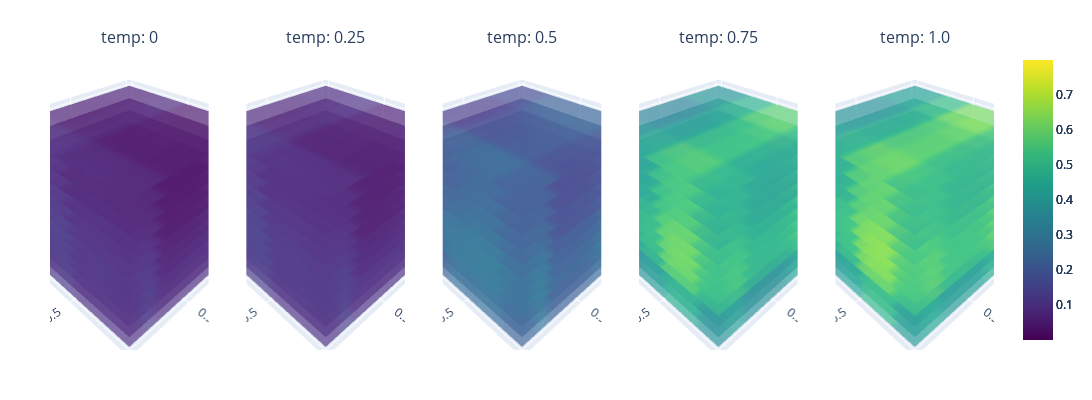

The notebook cell saved with this chart:
### Code cell
import numpy as np
from sklearn.ensemble import RandomForestRegressor
from scipy.stats import norm
def BO_rf_loop():
    rf = RandomForestRegressor(n_estimators=100, random_state=42)
    num_iterations = 45

    # Ensure numpy inputs
    X_train = nx_train.numpy() if isinstance(nx_train, torch.Tensor) else nx_train
    Y_train = y_train.numpy() if isinstance(y_train, torch.Tensor) else y_train
    Yvar_train = y_train_var.numpy() if isinstance(y_train_var, torch.Tensor) else y_train_var

    store_model = []

    for iteration in range(num_iterations):
        rf.fit(X_train, Y_train)

        all_preds = np.stack([tree.predict(x_all) for tree in rf.estimators_], axis=0)
        mean_pred = np.mean(all_preds, axis=0)
        std_pred = np.std(all_preds, axis=0)

        best_y = np.max(Y_train)
        sigma = std_pred
        with np.errstate(divide='warn'):
            Z = (mean_pred - best_y) / (sigma + 1e-9)
            ei = (mean_pred - best_y) * norm.cdf(Z) + sigma * norm.pdf(Z)
            ei[sigma == 0.0] = 0.0

        next_idx = np.argmax(ei)
        next_x = x_all[next_idx]
        next_nx = nx_all[next_idx]

        next_y = y_all[next_idx].item()
        next_yvar = yvar_all[next_idx].item()

        X_train = np.vstack([X_train, next_nx])
        Y_train = np.append(Y_train, next_y)
        Yvar_train = np.append(Yvar_train, next_yvar)

        store_model.append(rf)


    return rf, X_train, Y_train, Yvar_train

rf_model = Models(x_train=nx_train, y_train=y_train, y_train_var=y_train_var, bounds=original_bounds, batch_size=batch_size, objective=query)
rf_modelBO, train_nxBO_rf, train_yBO_rf, train_yvarBO_rf = BO_rf_loop()

variable_combinations = [('time', 'sulf', 'anly'), ('theta', 'r', 't'), ('n', 't', 'theta')]
plotting = Plotting(rf_modelBO, variable_combinations=variable_combinations, select='RandomForest')
combination = variable_combinations[0]
minmax = [y_train.min(), y_train.max()]
plotting.sliced_plotting(combination, minmax)

### Figure 1 — Plotly figure (JSON) as saved in the notebook; plotly's stock layout.template omitted (floating-point values rounded to 4 significant figures; data arrays with more than 128 entries replaced by an {"elided": "..."} marker saying what was removed)
{"data": [{"cmax": 0.7988, "cmin": 0.0004936, "colorscale": [[0, "#440154"], [0.1111, "#482878"], [0.2222, "#3e4989"], [0.3333, "#31688e"], [0.4444, "#26828e"], [0.5556, "#1f9e89"], [0.6667, "#35b779"], [0.7778, "#6ece58"], [0.8889, "#b5de2b"], [1, "#fde725"]], "opacity": 0.7, "scene": "scene", "showscale": true, "surfacecolor": {"elided": "20x20 float values"}, "type": "surface", "x": {"elided": "20x20 float values"}, "y": {"elided": "20x20 float values"}, "z": {"elided": "20x20 float values"}}, {"cmax": 0.7988, "cmin": 0.0004936, "colorscale": [[0, "#440154"], [0.1111, "#482878"], [0.2222, "#3e4989"], [0.3333, "#31688e"], [0.4444, "#26828e"], [0.5556, "#1f9e89"], [0.6667, "#35b779"], [0.7778, "#6ece58"], [0.8889, "#b5de2b"], [1, "#fde725"]], "opacity": 0.7, "scene": "scene2", "showscale": true, "surfacecolor": {"elided": "20x20 float values"}, "type": "surface", "x": {"elided": "20x20 float values"}, "y": {"elided": "20x20 float values"}, "z": {"elided": "20x20 float values"}}, {"cmax": 0.7988, "cmin": 0.0004936, "colorscale": [[0, "#440154"], [0.1111, "#482878"], [0.2222, "#3e4989"], [0.3333, "#31688e"], [0.4444, "#26828e"], [0.5556, "#1f9e89"], [0.6667, "#35b779"], [0.7778, "#6ece58"], [0.8889, "#b5de2b"], [1, "#fde725"]], "opacity": 0.7, "scene": "scene3", "showscale": true, "surfacecolor": {"elided": "20x20 float values"}, "type": "surface", "x": {"elided": "20x20 float values"}, "y": {"elided": "20x20 float values"}, "z": {"elided": "20x20 float values"}}, {"cmax": 0.7988, "cmin": 0.0004936, "colorscale": [[0, "#440154"], [0.1111, "#482878"], [0.2222, "#3e4989"], [0.3333, "#31688e"], [0.4444, "#26828e"], [0.5556, "#1f9e89"], [0.6667, "#35b779"], [0.7778, "#6ece58"], [0.8889, "#b5de2b"], [1, "#fde725"]], "opacity": 0.7, "scene": "scene4", "showscale": true, "surfacecolor": {"elided": "20x20 float values"}, "type": "surface", "x": {"elided": "20x20 float values"}, "y": {"elided": "20x20 float values"}, "z": {"elided": "20x20 float values"}}, {"cmax": 0.7988, "cmin": 0.0004936, "colorscale": [[0, "#440154"], [0.1111, "#482878"], [0.2222, "#3e4989"], [0.3333, "#31688e"], [0.4444, "#26828e"], [0.5556, "#1f9e89"], [0.6667, "#35b779"], [0.7778, "#6ece58"], [0.8889, "#b5de2b"], [1, "#fde725"]], "opacity": 0.7, "scene": "scene5", "showscale": true, "surfacecolor": {"elided": "20x20 float values"}, "type": "surface", "x": {"elided": "20x20 float values"}, "y": {"elided": "20x20 float values"}, "z": {"elided": "20x20 float values"}}, {"cmax": 0.7988, "cmin": 0.0004936, "colorscale": [[0, "#440154"], [0.1111, "#482878"], [0.2222, "#3e4989"], [0.3333, "#31688e"], [0.4444, "#26828e"], [0.5556, "#1f9e89"], [0.6667, "#35b779"], [0.7778, "#6ece58"], [0.8889, "#b5de2b"], [1, "#fde725"]], "opacity": 0.7, "scene": "scene", "showscale": false, "surfacecolor": {"elided": "20x20 float values"}, "type": "surface", "x": {"elided": "20x20 float values"}, "y": {"elided": "20x20 float values"}, "z": {"elided": "20x20 float values"}}, {"cmax": 0.7988, "cmin": 0.0004936, "colorscale": [[0, "#440154"], [0.1111, "#482878"], [0.2222, "#3e4989"], [0.3333, "#31688e"], [0.4444, "#26828e"], [0.5556, "#1f9e89"], [0.6667, "#35b779"], [0.7778, "#6ece58"], [0.8889, "#b5de2b"], [1, "#fde725"]], "opacity": 0.7, "scene": "scene2", "showscale": false, "surfacecolor": {"elided": "20x20 float values"}, "type": "surface", "x": {"elided": "20x20 float values"}, "y": {"elided": "20x20 float values"}, "z": {"elided": "20x20 float values"}}, {"cmax": 0.7988, "cmin": 0.0004936, "colorscale": [[0, "#440154"], [0.1111, "#482878"], [0.2222, "#3e4989"], [0.3333, "#31688e"], [0.4444, "#26828e"], [0.5556, "#1f9e89"], [0.6667, "#35b779"], [0.7778, "#6ece58"], [0.8889, "#b5de2b"], [1, "#fde725"]], "opacity": 0.7, "scene": "scene3", "showscale": false, "surfacecolor": {"elided": "20x20 float values"}, "type": "surface", "x": {"elided": "20x20 float values"}, "y": {"elided": "20x20 float values"}, "z": {"elided": "20x20 float values"}}, {"cmax": 0.7988, "cmin": 0.0004936, "colorscale": [[0, "#440154"], [0.1111, "#482878"], [0.2222, "#3e4989"], [0.3333, "#31688e"], [0.4444, "#26828e"], [0.5556, "#1f9e89"], [0.6667, "#35b779"], [0.7778, "#6ece58"], [0.8889, "#b5de2b"], [1, "#fde725"]], "opacity": 0.7, "scene": "scene4", "showscale": false, "surfacecolor": {"elided": "20x20 float values"}, "type": "surface", "x": {"elided": "20x20 float values"}, "y": {"elided": "20x20 float values"}, "z": {"elided": "20x20 float values"}}, {"cmax": 0.7988, "cmin": 0.0004936, "colorscale": [[0, "#440154"], [0.1111, "#482878"], [0.2222, "#3e4989"], [0.3333, "#31688e"], [0.4444, "#26828e"], [0.5556, "#1f9e89"], [0.6667, "#35b779"], [0.7778, "#6ece58"], [0.8889, "#b5de2b"], [1, "#fde725"]], "opacity": 0.7, "scene": "scene5", "showscale": false, "surfacecolor": {"elided": "20x20 float values"}, "type": "surface", "x": {"elided": "20x20 float values"}, "y": {"elided": "20x20 float values"}, "z": {"elided": "20x20 float values"}}, {"cmax": 0.7988, "cmin": 0.0004936, "colorscale": [[0, "#440154"], [0.1111, "#482878"], [0.2222, "#3e4989"], [0.3333, "#31688e"], [0.4444, "#26828e"], [0.5556, "#1f9e89"], [0.6667, "#35b779"], [0.7778, "#6ece58"], [0.8889, "#b5de2b"], [1, "#fde725"]], "opacity": 0.7, "scene": "scene", "showscale": false, "surfacecolor": {"elided": "20x20 float values"}, "type": "surface", "x": {"elided": "20x20 float values"}, "y": {"elided": "20x20 float values"}, "z": {"elided": "20x20 float values"}}, {"cmax": 0.7988, "cmin": 0.0004936, "colorscale": [[0, "#440154"], [0.1111, "#482878"], [0.2222, "#3e4989"], [0.3333, "#31688e"], [0.4444, "#26828e"], [0.5556, "#1f9e89"], [0.6667, "#35b779"], [0.7778, "#6ece58"], [0.8889, "#b5de2b"], [1, "#fde725"]], "opacity": 0.7, "scene": "scene2", "showscale": false, "surfacecolor": {"elided": "20x20 float values"}, "type": "surface", "x": {"elided": "20x20 float values"}, "y": {"elided": "20x20 float values"}, "z": {"elided": "20x20 float values"}}, {"cmax": 0.7988, "cmin": 0.0004936, "colorscale": [[0, "#440154"], [0.1111, "#482878"], [0.2222, "#3e4989"], [0.3333, "#31688e"], [0.4444, "#26828e"], [0.5556, "#1f9e89"], [0.6667, "#35b779"], [0.7778, "#6ece58"], [0.8889, "#b5de2b"], [1, "#fde725"]], "opacity": 0.7, "scene": "scene3", "showscale": false, "surfacecolor": {"elided": "20x20 float values"}, "type": "surface", "x": {"elided": "20x20 float values"}, "y": {"elided": "20x20 float values"}, "z": {"elided": "20x20 float values"}}, {"cmax": 0.7988, "cmin": 0.0004936, "colorscale": [[0, "#440154"], [0.1111, "#482878"], [0.2222, "#3e4989"], [0.3333, "#31688e"], [0.4444, "#26828e"], [0.5556, "#1f9e89"], [0.6667, "#35b779"], [0.7778, "#6ece58"], [0.8889, "#b5de2b"], [1, "#fde725"]], "opacity": 0.7, "scene": "scene4", "showscale": false, "surfacecolor": {"elided": "20x20 float values"}, "type": "surface", "x": {"elided": "20x20 float values"}, "y": {"elided": "20x20 float values"}, "z": {"elided": "20x20 float values"}}, {"cmax": 0.7988, "cmin": 0.0004936, "colorscale": [[0, "#440154"], [0.1111, "#482878"], [0.2222, "#3e4989"], [0.3333, "#31688e"], [0.4444, "#26828e"], [0.5556, "#1f9e89"], [0.6667, "#35b779"], [0.7778, "#6ece58"], [0.8889, "#b5de2b"], [1, "#fde725"]], "opacity": 0.7, "scene": "scene5", "showscale": false, "surfacecolor": {"elided": "20x20 float values"}, "type": "surface", "x": {"elided": "20x20 float values"}, "y": {"elided": "20x20 float values"}, "z": {"elided": "20x20 float values"}}, {"cmax": 0.7988, "cmin": 0.0004936, "colorscale": [[0, "#440154"], [0.1111, "#482878"], [0.2222, "#3e4989"], [0.3333, "#31688e"], [0.4444, "#26828e"], [0.5556, "#1f9e89"], [0.6667, "#35b779"], [0.7778, "#6ece58"], [0.8889, "#b5de2b"], [1, "#fde725"]], "opacity": 0.7, "scene": "scene", "showscale": false, "surfacecolor": {"elided": "20x20 float values"}, "type": "surface", "x": {"elided": "20x20 float values"}, "y": {"elided": "20x20 float values"}, "z": {"elided": "20x20 float values"}}, {"cmax": 0.7988, "cmin": 0.0004936, "colorscale": [[0, "#440154"], [0.1111, "#482878"], [0.2222, "#3e4989"], [0.3333, "#31688e"], [0.4444, "#26828e"], [0.5556, "#1f9e89"], [0.6667, "#35b779"], [0.7778, "#6ece58"], [0.8889, "#b5de2b"], [1, "#fde725"]], "opacity": 0.7, "scene": "scene2", "showscale": false, "surfacecolor": {"elided": "20x20 float values"}, "type": "surface", "x": {"elided": "20x20 float values"}, "y": {"elided": "20x20 float values"}, "z": {"elided": "20x20 float values"}}, {"cmax": 0.7988, "cmin": 0.0004936, "colorscale": [[0, "#440154"], [0.1111, "#482878"], [0.2222, "#3e4989"], [0.3333, "#31688e"], [0.4444, "#26828e"], [0.5556, "#1f9e89"], [0.6667, "#35b779"], [0.7778, "#6ece58"], [0.8889, "#b5de2b"], [1, "#fde725"]], "opacity": 0.7, "scene": "scene3", "showscale": false, "surfacecolor": {"elided": "20x20 float values"}, "type": "surface", "x": {"elided": "20x20 float values"}, "y": {"elided": "20x20 float values"}, "z": {"elided": "20x20 float values"}}, {"cmax": 0.7988, "cmin": 0.0004936, "colorscale": [[0, "#440154"], [0.1111, "#482878"], [0.2222, "#3e4989"], [0.3333, "#31688e"], [0.4444, "#26828e"], [0.5556, "#1f9e89"], [0.6667, "#35b779"], [0.7778, "#6ece58"], [0.8889, "#b5de2b"], [1, "#fde725"]], "opacity": 0.7, "scene": "scene4", "showscale": false, "surfacecolor": {"elided": "20x20 float values"}, "type": "surface", "x": {"elided": "20x20 float values"}, "y": {"elided": "20x20 float values"}, "z": {"elided": "20x20 float values"}}, {"cmax": 0.7988, "cmin": 0.0004936, "colorscale": [[0, "#440154"], [0.1111, "#482878"], [0.2222, "#3e4989"], [0.3333, "#31688e"], [0.4444, "#26828e"], [0.5556, "#1f9e89"], [0.6667, "#35b779"], [0.7778, "#6ece58"], [0.8889, "#b5de2b"], [1, "#fde725"]], "opacity": 0.7, "scene": "scene5", "showscale": false, "surfacecolor": {"elided": "20x20 float values"}, "type": "surface", "x": {"elided": "20x20 float values"}, "y": {"elided": "20x20 float values"}, "z": {"elided": "20x20 float values"}}, {"cmax": 0.7988, "cmin": 0.0004936, "colorscale": [[0, "#440154"], [0.1111, "#482878"], [0.2222, "#3e4989"], [0.3333, "#31688e"], [0.4444, "#26828e"], [0.5556, "#1f9e89"], [0.6667, "#35b779"], [0.7778, "#6ece58"], [0.8889, "#b5de2b"], [1, "#fde725"]], "opacity": 0.7, "scene": "scene", "showscale": false, "surfacecolor": {"elided": "20x20 float values"}, "type": "surface", "x": {"elided": "20x20 float values"}, "y": {"elided": "20x20 float values"}, "z": {"elided": "20x20 float values"}}, {"cmax": 0.7988, "cmin": 0.0004936, "colorscale": [[0, "#440154"], [0.1111, "#482878"], [0.2222, "#3e4989"], [0.3333, "#31688e"], [0.4444, "#26828e"], [0.5556, "#1f9e89"], [0.6667, "#35b779"], [0.7778, "#6ece58"], [0.8889, "#b5de2b"], [1, "#fde725"]], "opacity": 0.7, "scene": "scene2", "showscale": false, "surfacecolor": {"elided": "20x20 float values"}, "type": "surface", "x": {"elided": "20x20 float values"}, "y": {"elided": "20x20 float values"}, "z": {"elided": "20x20 float values"}}, {"cmax": 0.7988, "cmin": 0.0004936, "colorscale": [[0, "#440154"], [0.1111, "#482878"], [0.2222, "#3e4989"], [0.3333, "#31688e"], [0.4444, "#26828e"], [0.5556, "#1f9e89"], [0.6667, "#35b779"], [0.7778, "#6ece58"], [0.8889, "#b5de2b"], [1, "#fde725"]], "opacity": 0.7, "scene": "scene3", "showscale": false, "surfacecolor": {"elided": "20x20 float values"}, "type": "surface", "x": {"elided": "20x20 float values"}, "y": {"elided": "20x20 float values"}, "z": {"elided": "20x20 float values"}}, {"cmax": 0.7988, "cmin": 0.0004936, "colorscale": [[0, "#440154"], [0.1111, "#482878"], [0.2222, "#3e4989"], [0.3333, "#31688e"], [0.4444, "#26828e"], [0.5556, "#1f9e89"], [0.6667, "#35b779"], [0.7778, "#6ece58"], [0.8889, "#b5de2b"], [1, "#fde725"]], "opacity": 0.7, "scene": "scene4", "showscale": false, "surfacecolor": {"elided": "20x20 float values"}, "type": "surface", "x": {"elided": "20x20 float values"}, "y": {"elided": "20x20 float values"}, "z": {"elided": "20x20 float values"}}, {"cmax": 0.7988, "cmin": 0.0004936, "colorscale": [[0, "#440154"], [0.1111, "#482878"], [0.2222, "#3e4989"], [0.3333, "#31688e"], [0.4444, "#26828e"], [0.5556, "#1f9e89"], [0.6667, "#35b779"], [0.7778, "#6ece58"], [0.8889, "#b5de2b"], [1, "#fde725"]], "opacity": 0.7, "scene": "scene5", "showscale": false, "surfacecolor": {"elided": "20x20 float values"}, "type": "surface", "x": {"elided": "20x20 float values"}, "y": {"elided": "20x20 float values"}, "z": {"elided": "20x20 float values"}}, {"cmax": 0.7988, "cmin": 0.0004936, "colorscale": [[0, "#440154"], [0.1111, "#482878"], [0.2222, "#3e4989"], [0.3333, "#31688e"], [0.4444, "#26828e"], [0.5556, "#1f9e89"], [0.6667, "#35b779"], [0.7778, "#6ece58"], [0.8889, "#b5de2b"], [1, "#fde725"]], "opacity": 0.7, "scene": "scene", "showscale": false, "surfacecolor": {"elided": "20x20 float values"}, "type": "surface", "x": {"elided": "20x20 float values"}, "y": {"elided": "20x20 float values"}, "z": {"elided": "20x20 float values"}}, {"cmax": 0.7988, "cmin": 0.0004936, "colorscale": [[0, "#440154"], [0.1111, "#482878"], [0.2222, "#3e4989"], [0.3333, "#31688e"], [0.4444, "#26828e"], [0.5556, "#1f9e89"], [0.6667, "#35b779"], [0.7778, "#6ece58"], [0.8889, "#b5de2b"], [1, "#fde725"]], "opacity": 0.7, "scene": "scene2", "showscale": false, "surfacecolor": {"elided": "20x20 float values"}, "type": "surface", "x": {"elided": "20x20 float values"}, "y": {"elided": "20x20 float values"}, "z": {"elided": "20x20 float values"}}, {"cmax": 0.7988, "cmin": 0.0004936, "colorscale": [[0, "#440154"], [0.1111, "#482878"], [0.2222, "#3e4989"], [0.3333, "#31688e"], [0.4444, "#26828e"], [0.5556, "#1f9e89"], [0.6667, "#35b779"], [0.7778, "#6ece58"], [0.8889, "#b5de2b"], [1, "#fde725"]], "opacity": 0.7, "scene": "scene3", "showscale": false, "surfacecolor": {"elided": "20x20 float values"}, "type": "surface", "x": {"elided": "20x20 float values"}, "y": {"elided": "20x20 float values"}, "z": {"elided": "20x20 float values"}}, {"cmax": 0.7988, "cmin": 0.0004936, "colorscale": [[0, "#440154"], [0.1111, "#482878"], [0.2222, "#3e4989"], [0.3333, "#31688e"], [0.4444, "#26828e"], [0.5556, "#1f9e89"], [0.6667, "#35b779"], [0.7778, "#6ece58"], [0.8889, "#b5de2b"], [1, "#fde725"]], "opacity": 0.7, "scene": "scene4", "showscale": false, "surfacecolor": {"elided": "20x20 float values"}, "type": "surface", "x": {"elided": "20x20 float values"}, "y": {"elided": "20x20 float values"}, "z": {"elided": "20x20 float values"}}, {"cmax": 0.7988, "cmin": 0.0004936, "colorscale": [[0, "#440154"], [0.1111, "#482878"], [0.2222, "#3e4989"], [0.3333, "#31688e"], [0.4444, "#26828e"], [0.5556, "#1f9e89"], [0.6667, "#35b779"], [0.7778, "#6ece58"], [0.8889, "#b5de2b"], [1, "#fde725"]], "opacity": 0.7, "scene": "scene5", "showscale": false, "surfacecolor": {"elided": "20x20 float values"}, "type": "surface", "x": {"elided": "20x20 float values"}, "y": {"elided": "20x20 float values"}, "z": {"elided": "20x20 float values"}}, {"cmax": 0.7988, "cmin": 0.0004936, "colorscale": [[0, "#440154"], [0.1111, "#482878"], [0.2222, "#3e4989"], [0.3333, "#31688e"], [0.4444, "#26828e"], [0.5556, "#1f9e89"], [0.6667, "#35b779"], [0.7778, "#6ece58"], [0.8889, "#b5de2b"], [1, "#fde725"]], "opacity": 0.7, "scene": "scene", "showscale": false, "surfacecolor": {"elided": "20x20 float values"}, "type": "surface", "x": {"elided": "20x20 float values"}, "y": {"elided": "20x20 float values"}, "z": {"elided": "20x20 float values"}}, {"cmax": 0.7988, "cmin": 0.0004936, "colorscale": [[0, "#440154"], [0.1111, "#482878"], [0.2222, "#3e4989"], [0.3333, "#31688e"], [0.4444, "#26828e"], [0.5556, "#1f9e89"], [0.6667, "#35b779"], [0.7778, "#6ece58"], [0.8889, "#b5de2b"], [1, "#fde725"]], "opacity": 0.7, "scene": "scene2", "showscale": false, "surfacecolor": {"elided": "20x20 float values"}, "type": "surface", "x": {"elided": "20x20 float values"}, "y": {"elided": "20x20 float values"}, "z": {"elided": "20x20 float values"}}, {"cmax": 0.7988, "cmin": 0.0004936, "colorscale": [[0, "#440154"], [0.1111, "#482878"], [0.2222, "#3e4989"], [0.3333, "#31688e"], [0.4444, "#26828e"], [0.5556, "#1f9e89"], [0.6667, "#35b779"], [0.7778, "#6ece58"], [0.8889, "#b5de2b"], [1, "#fde725"]], "opacity": 0.7, "scene": "scene3", "showscale": false, "surfacecolor": {"elided": "20x20 float values"}, "type": "surface", "x": {"elided": "20x20 float values"}, "y": {"elided": "20x20 float values"}, "z": {"elided": "20x20 float values"}}, {"cmax": 0.7988, "cmin": 0.0004936, "colorscale": [[0, "#440154"], [0.1111, "#482878"], [0.2222, "#3e4989"], [0.3333, "#31688e"], [0.4444, "#26828e"], [0.5556, "#1f9e89"], [0.6667, "#35b779"], [0.7778, "#6ece58"], [0.8889, "#b5de2b"], [1, "#fde725"]], "opacity": 0.7, "scene": "scene4", "showscale": false, "surfacecolor": {"elided": "20x20 float values"}, "type": "surface", "x": {"elided": "20x20 float values"}, "y": {"elided": "20x20 float values"}, "z": {"elided": "20x20 float values"}}, {"cmax": 0.7988, "cmin": 0.0004936, "colorscale": [[0, "#440154"], [0.1111, "#482878"], [0.2222, "#3e4989"], [0.3333, "#31688e"], [0.4444, "#26828e"], [0.5556, "#1f9e89"], [0.6667, "#35b779"], [0.7778, "#6ece58"], [0.8889, "#b5de2b"], [1, "#fde725"]], "opacity": 0.7, "scene": "scene5", "showscale": false, "surfacecolor": {"elided": "20x20 float values"}, "type": "surface", "x": {"elided": "20x20 float values"}, "y": {"elided": "20x20 float values"}, "z": {"elided": "20x20 float values"}}, {"cmax": 0.7988, "cmin": 0.0004936, "colorscale": [[0, "#440154"], [0.1111, "#482878"], [0.2222, "#3e4989"], [0.3333, "#31688e"], [0.4444, "#26828e"], [0.5556, "#1f9e89"], [0.6667, "#35b779"], [0.7778, "#6ece58"], [0.8889, "#b5de2b"], [1, "#fde725"]], "opacity": 0.7, "scene": "scene", "showscale": false, "surfacecolor": {"elided": "20x20 float values"}, "type": "surface", "x": {"elided": "20x20 float values"}, "y": {"elided": "20x20 float values"}, "z": {"elided": "20x20 float values"}}, {"cmax": 0.7988, "cmin": 0.0004936, "colorscale": [[0, "#440154"], [0.1111, "#482878"], [0.2222, "#3e4989"], [0.3333, "#31688e"], [0.4444, "#26828e"], [0.5556, "#1f9e89"], [0.6667, "#35b779"], [0.7778, "#6ece58"], [0.8889, "#b5de2b"], [1, "#fde725"]], "opacity": 0.7, "scene": "scene2", "showscale": false, "surfacecolor": {"elided": "20x20 float values"}, "type": "surface", "x": {"elided": "20x20 float values"}, "y": {"elided": "20x20 float values"}, "z": {"elided": "20x20 float values"}}, {"cmax": 0.7988, "cmin": 0.0004936, "colorscale": [[0, "#440154"], [0.1111, "#482878"], [0.2222, "#3e4989"], [0.3333, "#31688e"], [0.4444, "#26828e"], [0.5556, "#1f9e89"], [0.6667, "#35b779"], [0.7778, "#6ece58"], [0.8889, "#b5de2b"], [1, "#fde725"]], "opacity": 0.7, "scene": "scene3", "showscale": false, "surfacecolor": {"elided": "20x20 float values"}, "type": "surface", "x": {"elided": "20x20 float values"}, "y": {"elided": "20x20 float values"}, "z": {"elided": "20x20 float values"}}, {"cmax": 0.7988, "cmin": 0.0004936, "colorscale": [[0, "#440154"], [0.1111, "#482878"], [0.2222, "#3e4989"], [0.3333, "#31688e"], [0.4444, "#26828e"], [0.5556, "#1f9e89"], [0.6667, "#35b779"], [0.7778, "#6ece58"], [0.8889, "#b5de2b"], [1, "#fde725"]], "opacity": 0.7, "scene": "scene4", "showscale": false, "surfacecolor": {"elided": "20x20 float values"}, "type": "surface", "x": {"elided": "20x20 float values"}, "y": {"elided": "20x20 float values"}, "z": {"elided": "20x20 float values"}}, {"cmax": 0.7988, "cmin": 0.0004936, "colorscale": [[0, "#440154"], [0.1111, "#482878"], [0.2222, "#3e4989"], [0.3333, "#31688e"], [0.4444, "#26828e"], [0.5556, "#1f9e89"], [0.6667, "#35b779"], [0.7778, "#6ece58"], [0.8889, "#b5de2b"], [1, "#fde725"]], "opacity": 0.7, "scene": "scene5", "showscale": false, "surfacecolor": {"elided": "20x20 float values"}, "type": "surface", "x": {"elided": "20x20 float values"}, "y": {"elided": "20x20 float values"}, "z": {"elided": "20x20 float values"}}, {"cmax": 0.7988, "cmin": 0.0004936, "colorscale": [[0, "#440154"], [0.1111, "#482878"], [0.2222, "#3e4989"], [0.3333, "#31688e"], [0.4444, "#26828e"], [0.5556, "#1f9e89"], [0.6667, "#35b779"], [0.7778, "#6ece58"], [0.8889, "#b5de2b"], [1, "#fde725"]], "opacity": 0.7, "scene": "scene", "showscale": false, "surfacecolor": {"elided": "20x20 float values"}, "type": "surface", "x": {"elided": "20x20 float values"}, "y": {"elided": "20x20 float values"}, "z": {"elided": "20x20 float values"}}, {"cmax": 0.7988, "cmin": 0.0004936, "colorscale": [[0, "#440154"], [0.1111, "#482878"], [0.2222, "#3e4989"], [0.3333, "#31688e"], [0.4444, "#26828e"], [0.5556, "#1f9e89"], [0.6667, "#35b779"], [0.7778, "#6ece58"], [0.8889, "#b5de2b"], [1, "#fde725"]], "opacity": 0.7, "scene": "scene2", "showscale": false, "surfacecolor": {"elided": "20x20 float values"}, "type": "surface", "x": {"elided": "20x20 float values"}, "y": {"elided": "20x20 float values"}, "z": {"elided": "20x20 float values"}}, {"cmax": 0.7988, "cmin": 0.0004936, "colorscale": [[0, "#440154"], [0.1111, "#482878"], [0.2222, "#3e4989"], [0.3333, "#31688e"], [0.4444, "#26828e"], [0.5556, "#1f9e89"], [0.6667, "#35b779"], [0.7778, "#6ece58"], [0.8889, "#b5de2b"], [1, "#fde725"]], "opacity": 0.7, "scene": "scene3", "showscale": false, "surfacecolor": {"elided": "20x20 float values"}, "type": "surface", "x": {"elided": "20x20 float values"}, "y": {"elided": "20x20 float values"}, "z": {"elided": "20x20 float values"}}, {"cmax": 0.7988, "cmin": 0.0004936, "colorscale": [[0, "#440154"], [0.1111, "#482878"], [0.2222, "#3e4989"], [0.3333, "#31688e"], [0.4444, "#26828e"], [0.5556, "#1f9e89"], [0.6667, "#35b779"], [0.7778, "#6ece58"], [0.8889, "#b5de2b"], [1, "#fde725"]], "opacity": 0.7, "scene": "scene4", "showscale": false, "surfacecolor": {"elided": "20x20 float values"}, "type": "surface", "x": {"elided": "20x20 float values"}, "y": {"elided": "20x20 float values"}, "z": {"elided": "20x20 float values"}}, {"cmax": 0.7988, "cmin": 0.0004936, "colorscale": [[0, "#440154"], [0.1111, "#482878"], [0.2222, "#3e4989"], [0.3333, "#31688e"], [0.4444, "#26828e"], [0.5556, "#1f9e89"], [0.6667, "#35b779"], [0.7778, "#6ece58"], [0.8889, "#b5de2b"], [1, "#fde725"]], "opacity": 0.7, "scene": "scene5", "showscale": false, "surfacecolor": {"elided": "20x20 float values"}, "type": "surface", "x": {"elided": "20x20 float values"}, "y": {"elided": "20x20 float values"}, "z": {"elided": "20x20 float values"}}, {"cmax": 0.7988, "cmin": 0.0004936, "colorscale": [[0, "#440154"], [0.1111, "#482878"], [0.2222, "#3e4989"], [0.3333, "#31688e"], [0.4444, "#26828e"], [0.5556, "#1f9e89"], [0.6667, "#35b779"], [0.7778, "#6ece58"], [0.8889, "#b5de2b"], [1, "#fde725"]], "opacity": 0.7, "scene": "scene", "showscale": false, "surfacecolor": {"elided": "20x20 float values"}, "type": "surface", "x": {"elided": "20x20 float values"}, "y": {"elided": "20x20 float values"}, "z": {"elided": "20x20 float values"}}, {"cmax": 0.7988, "cmin": 0.0004936, "colorscale": [[0, "#440154"], [0.1111, "#482878"], [0.2222, "#3e4989"], [0.3333, "#31688e"], [0.4444, "#26828e"], [0.5556, "#1f9e89"], [0.6667, "#35b779"], [0.7778, "#6ece58"], [0.8889, "#b5de2b"], [1, "#fde725"]], "opacity": 0.7, "scene": "scene2", "showscale": false, "surfacecolor": {"elided": "20x20 float values"}, "type": "surface", "x": {"elided": "20x20 float values"}, "y": {"elided": "20x20 float values"}, "z": {"elided": "20x20 float values"}}, {"cmax": 0.7988, "cmin": 0.0004936, "colorscale": [[0, "#440154"], [0.1111, "#482878"], [0.2222, "#3e4989"], [0.3333, "#31688e"], [0.4444, "#26828e"], [0.5556, "#1f9e89"], [0.6667, "#35b779"], [0.7778, "#6ece58"], [0.8889, "#b5de2b"], [1, "#fde725"]], "opacity": 0.7, "scene": "scene3", "showscale": false, "surfacecolor": {"elided": "20x20 float values"}, "type": "surface", "x": {"elided": "20x20 float values"}, "y": {"elided": "20x20 float values"}, "z": {"elided": "20x20 float values"}}, {"cmax": 0.7988, "cmin": 0.0004936, "colorscale": [[0, "#440154"], [0.1111, "#482878"], [0.2222, "#3e4989"], [0.3333, "#31688e"], [0.4444, "#26828e"], [0.5556, "#1f9e89"], [0.6667, "#35b779"], [0.7778, "#6ece58"], [0.8889, "#b5de2b"], [1, "#fde725"]], "opacity": 0.7, "scene": "scene4", "showscale": false, "surfacecolor": {"elided": "20x20 float values"}, "type": "surface", "x": {"elided": "20x20 float values"}, "y": {"elided": "20x20 float values"}, "z": {"elided": "20x20 float values"}}, {"cmax": 0.7988, "cmin": 0.0004936, "colorscale": [[0, "#440154"], [0.1111, "#482878"], [0.2222, "#3e4989"], [0.3333, "#31688e"], [0.4444, "#26828e"], [0.5556, "#1f9e89"], [0.6667, "#35b779"], [0.7778, "#6ece58"], [0.8889, "#b5de2b"], [1, "#fde725"]], "opacity": 0.7, "scene": "scene5", "showscale": false, "surfacecolor": {"elided": "20x20 float values"}, "type": "surface", "x": {"elided": "20x20 float values"}, "y": {"elided": "20x20 float values"}, "z": {"elided": "20x20 float values"}}, {"cmax": 0.7988, "cmin": 0.0004936, "colorscale": [[0, "#440154"], [0.1111, "#482878"], [0.2222, "#3e4989"], [0.3333, "#31688e"], [0.4444, "#26828e"], [0.5556, "#1f9e89"], [0.6667, "#35b779"], [0.7778, "#6ece58"], [0.8889, "#b5de2b"], [1, "#fde725"]], "opacity": 0.7, "scene": "scene", "showscale": false, "surfacecolor": {"elided": "20x20 float values"}, "type": "surface", "x": {"elided": "20x20 float values"}, "y": {"elided": "20x20 float values"}, "z": {"elided": "20x20 float values"}}, {"cmax": 0.7988, "cmin": 0.0004936, "colorscale": [[0, "#440154"], [0.1111, "#482878"], [0.2222, "#3e4989"], [0.3333, "#31688e"], [0.4444, "#26828e"], [0.5556, "#1f9e89"], [0.6667, "#35b779"], [0.7778, "#6ece58"], [0.8889, "#b5de2b"], [1, "#fde725"]], "opacity": 0.7, "scene": "scene2", "showscale": false, "surfacecolor": {"elided": "20x20 float values"}, "type": "surface", "x": {"elided": "20x20 float values"}, "y": {"elided": "20x20 float values"}, "z": {"elided": "20x20 float values"}}, {"cmax": 0.7988, "cmin": 0.0004936, "colorscale": [[0, "#440154"], [0.1111, "#482878"], [0.2222, "#3e4989"], [0.3333, "#31688e"], [0.4444, "#26828e"], [0.5556, "#1f9e89"], [0.6667, "#35b779"], [0.7778, "#6ece58"], [0.8889, "#b5de2b"], [1, "#fde725"]], "opacity": 0.7, "scene": "scene3", "showscale": false, "surfacecolor": {"elided": "20x20 float values"}, "type": "surface", "x": {"elided": "20x20 float values"}, "y": {"elided": "20x20 float values"}, "z": {"elided": "20x20 float values"}}, {"cmax": 0.7988, "cmin": 0.0004936, "colorscale": [[0, "#440154"], [0.1111, "#482878"], [0.2222, "#3e4989"], [0.3333, "#31688e"], [0.4444, "#26828e"], [0.5556, "#1f9e89"], [0.6667, "#35b779"], [0.7778, "#6ece58"], [0.8889, "#b5de2b"], [1, "#fde725"]], "opacity": 0.7, "scene": "scene4", "showscale": false, "surfacecolor": {"elided": "20x20 float values"}, "type": "surface", "x": {"elided": "20x20 float values"}, "y": {"elided": "20x20 float values"}, "z": {"elided": "20x20 float values"}}, {"cmax": 0.7988, "cmin": 0.0004936, "colorscale": [[0, "#440154"], [0.1111, "#482878"], [0.2222, "#3e4989"], [0.3333, "#31688e"], [0.4444, "#26828e"], [0.5556, "#1f9e89"], [0.6667, "#35b779"], [0.7778, "#6ece58"], [0.8889, "#b5de2b"], [1, "#fde725"]], "opacity": 0.7, "scene": "scene5", "showscale": false, "surfacecolor": {"elided": "20x20 float values"}, "type": "surface", "x": {"elided": "20x20 float values"}, "y": {"elided": "20x20 float values"}, "z": {"elided": "20x20 float values"}}, {"cmax": 0.7988, "cmin": 0.0004936, "colorscale": [[0, "#440154"], [0.1111, "#482878"], [0.2222, "#3e4989"], [0.3333, "#31688e"], [0.4444, "#26828e"], [0.5556, "#1f9e89"], [0.6667, "#35b779"], [0.7778, "#6ece58"], [0.8889, "#b5de2b"], [1, "#fde725"]], "opacity": 0.7, "scene": "scene", "showscale": false, "surfacecolor": {"elided": "20x20 float values"}, "type": "surface", "x": {"elided": "20x20 float values"}, "y": {"elided": "20x20 float values"}, "z": {"elided": "20x20 float values"}}, {"cmax": 0.7988, "cmin": 0.0004936, "colorscale": [[0, "#440154"], [0.1111, "#482878"], [0.2222, "#3e4989"], [0.3333, "#31688e"], [0.4444, "#26828e"], [0.5556, "#1f9e89"], [0.6667, "#35b779"], [0.7778, "#6ece58"], [0.8889, "#b5de2b"], [1, "#fde725"]], "opacity": 0.7, "scene": "scene2", "showscale": false, "surfacecolor": {"elided": "20x20 float values"}, "type": "surface", "x": {"elided": "20x20 float values"}, "y": {"elided": "20x20 float values"}, "z": {"elided": "20x20 float values"}}, {"cmax": 0.7988, "cmin": 0.0004936, "colorscale": [[0, "#440154"], [0.1111, "#482878"], [0.2222, "#3e4989"], [0.3333, "#31688e"], [0.4444, "#26828e"], [0.5556, "#1f9e89"], [0.6667, "#35b779"], [0.7778, "#6ece58"], [0.8889, "#b5de2b"], [1, "#fde725"]], "opacity": 0.7, "scene": "scene3", "showscale": false, "surfacecolor": {"elided": "20x20 float values"}, "type": "surface", "x": {"elided": "20x20 float values"}, "y": {"elided": "20x20 float values"}, "z": {"elided": "20x20 float values"}}, {"cmax": 0.7988, "cmin": 0.0004936, "colorscale": [[0, "#440154"], [0.1111, "#482878"], [0.2222, "#3e4989"], [0.3333, "#31688e"], [0.4444, "#26828e"], [0.5556, "#1f9e89"], [0.6667, "#35b779"], [0.7778, "#6ece58"], [0.8889, "#b5de2b"], [1, "#fde725"]], "opacity": 0.7, "scene": "scene4", "showscale": false, "surfacecolor": {"elided": "20x20 float values"}, "type": "surface", "x": {"elided": "20x20 float values"}, "y": {"elided": "20x20 float values"}, "z": {"elided": "20x20 float values"}}, {"cmax": 0.7988, "cmin": 0.0004936, "colorscale": [[0, "#440154"], [0.1111, "#482878"], [0.2222, "#3e4989"], [0.3333, "#31688e"], [0.4444, "#26828e"], [0.5556, "#1f9e89"], [0.6667, "#35b779"], [0.7778, "#6ece58"], [0.8889, "#b5de2b"], [1, "#fde725"]], "opacity": 0.7, "scene": "scene5", "showscale": false, "surfacecolor": {"elided": "20x20 float values"}, "type": "surface", "x": {"elided": "20x20 float values"}, "y": {"elided": "20x20 float values"}, "z": {"elided": "20x20 float values"}}], "layout": {"annotations": [{"font": {"size": 16}, "showarrow": false, "text": "temp: 0", "x": 0.084, "xanchor": "center", "xref": "paper", "y": 1, "yanchor": "bottom", "yref": "paper"}, {"font": {"size": 16}, "showarrow": false, "text": "temp: 0.25", "x": 0.292, "xanchor": "center", "xref": "paper", "y": 1, "yanchor": "bottom", "yref": "paper"}, {"font": {"size": 16}, "showarrow": false, "text": "temp: 0.5", "x": 0.5, "xanchor": "center", "xref": "paper", "y": 1, "yanchor": "bottom", "yref": "paper"}, {"font": {"size": 16}, "showarrow": false, "text": "temp: 0.75", "x": 0.708, "xanchor": "center", "xref": "paper", "y": 1, "yanchor": "bottom", "yref": "paper"}, {"font": {"size": 16}, "showarrow": false, "text": "temp: 1.0", "x": 0.916, "xanchor": "center", "xref": "paper", "y": 1, "yanchor": "bottom", "yref": "paper"}], "height": 400, "margin": {"b": 50, "l": 50, "r": 50, "t": 50}, "scene": {"domain": {"x": [0, 0.168], "y": [0, 1]}, "xaxis": {"title": {"text": "time"}}, "yaxis": {"title": {"text": "sulf"}}, "zaxis": {"title": {"text": "anly"}}}, "scene2": {"domain": {"x": [0.208, 0.376], "y": [0, 1]}, "xaxis": {"title": {"text": "time"}}, "yaxis": {"title": {"text": "sulf"}}, "zaxis": {"title": {"text": "anly"}}}, "scene3": {"domain": {"x": [0.416, 0.584], "y": [0, 1]}, "xaxis": {"title": {"text": "time"}}, "yaxis": {"title": {"text": "sulf"}}, "zaxis": {"title": {"text": "anly"}}}, "scene4": {"domain": {"x": [0.624, 0.792], "y": [0, 1]}, "xaxis": {"title": {"text": "time"}}, "yaxis": {"title": {"text": "sulf"}}, "zaxis": {"title": {"text": "anly"}}}, "scene5": {"domain": {"x": [0.832, 1], "y": [0, 1]}, "xaxis": {"title": {"text": "time"}}, "yaxis": {"title": {"text": "sulf"}}, "zaxis": {"title": {"text": "anly"}}}, "width": 1300}}
